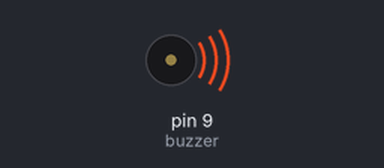
Recording of a sketch running on a simulated Arduino Uno, built with avr-gcc and run on an emulated ATmega328P. Shown: buzzer (waves = sounding).

Above: at 12.3 s.
At 35.2 s:
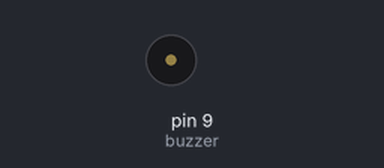
Timing chart, 0 to 36.7 s (numbered marks = the images above):
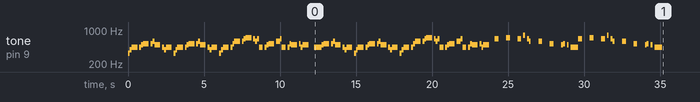

The sketch:

SONGBELL.ino
```cpp
const int buzzer = 9; //핀을 다른 PWM pin으로도 사용 할 수 있지만
                    //3 또는 11번은 tone 함수를 받을 수 없다.

const int songspeed = 1.5; //값을 2로 바꾸면 조금더 느린 버전으로 노래를 할 수 있다.
//*****************************************
#define NOTE_C4  262
#define NOTE_D4  294    //이렇게 Define하는 이유는 int나 float long double등으로 변수를 생성 할시
#define NOTE_E4  330    //메모리에 데이터가 저장되므로 데이터가 쓰인다. 하지만 Define은 뒤에 ';'가 붙지 않는다.
#define NOTE_F4  349    //상수는 메모리를 차지하지 않는다.
#define NOTE_G4  392
#define NOTE_A4  440
#define NOTE_B4  494
#define NOTE_C5  523
#define NOTE_D5  587
#define NOTE_E5  659
#define NOTE_F5  698
#define NOTE_G5  784
#define NOTE_A5  880
#define NOTE_B5  988
//*****************************************
int notes[] = {       //0은 reset하기 위한 것이다.
   NOTE_E4, NOTE_G4, NOTE_A4, NOTE_A4, 0,
   NOTE_A4, NOTE_B4, NOTE_C5, NOTE_C5, 0,
   NOTE_C5, NOTE_D5, NOTE_B4, NOTE_B4, 0,
   NOTE_A4, NOTE_G4, NOTE_A4, 0,

   NOTE_E4, NOTE_G4, NOTE_A4, NOTE_A4, 0,
   NOTE_A4, NOTE_B4, NOTE_C5, NOTE_C5, 0,
   NOTE_C5, NOTE_D5, NOTE_B4, NOTE_B4, 0,
   NOTE_A4, NOTE_G4, NOTE_A4, 0,

   NOTE_E4, NOTE_G4, NOTE_A4, NOTE_A4, 0,
   NOTE_A4, NOTE_C5, NOTE_D5, NOTE_D5, 0,
   NOTE_D5, NOTE_E5, NOTE_F5, NOTE_F5, 0,
   NOTE_E5, NOTE_D5, NOTE_E5, NOTE_A4, 0,

   NOTE_A4, NOTE_B4, NOTE_C5, NOTE_C5, 0,
   NOTE_D5, NOTE_E5, NOTE_A4, 0,
   NOTE_A4, NOTE_C5, NOTE_B4, NOTE_B4, 0,
   NOTE_C5, NOTE_A4, NOTE_B4, 0,

   NOTE_A4, NOTE_A4,
   //Repeat of first part
   NOTE_A4, NOTE_B4, NOTE_C5, NOTE_C5, 0,
   NOTE_C5, NOTE_D5, NOTE_B4, NOTE_B4, 0,
   NOTE_A4, NOTE_G4, NOTE_A4, 0,

   NOTE_E4, NOTE_G4, NOTE_A4, NOTE_A4, 0,
   NOTE_A4, NOTE_B4, NOTE_C5, NOTE_C5, 0,
   NOTE_C5, NOTE_D5, NOTE_B4, NOTE_B4, 0,
   NOTE_A4, NOTE_G4, NOTE_A4, 0,

   NOTE_E4, NOTE_G4, NOTE_A4, NOTE_A4, 0,
   NOTE_A4, NOTE_C5, NOTE_D5, NOTE_D5, 0,
   NOTE_D5, NOTE_E5, NOTE_F5, NOTE_F5, 0,
   NOTE_E5, NOTE_D5, NOTE_E5, NOTE_A4, 0,

   NOTE_A4, NOTE_B4, NOTE_C5, NOTE_C5, 0,
   NOTE_D5, NOTE_E5, NOTE_A4, 0,
   NOTE_A4, NOTE_C5, NOTE_B4, NOTE_B4, 0,
   NOTE_C5, NOTE_A4, NOTE_B4, 0,
   //End of Repeat

   NOTE_E5, 0, 0, NOTE_F5, 0, 0,
   NOTE_E5, NOTE_E5, 0, NOTE_G5, 0, NOTE_E5, NOTE_D5, 0, 0,
   NOTE_D5, 0, 0, NOTE_C5, 0, 0,
   NOTE_B4, NOTE_C5, 0, NOTE_B4, 0, NOTE_A4,

   NOTE_E5, 0, 0, NOTE_F5, 0, 0,
   NOTE_E5, NOTE_E5, 0, NOTE_G5, 0, NOTE_E5, NOTE_D5, 0, 0,
   NOTE_D5, 0, 0, NOTE_C5, 0, 0,
   NOTE_B4, NOTE_C5, 0, NOTE_B4, 0, NOTE_A4
};
//*****************************************
int duration[] = {
  125, 125, 250, 125, 125,
  125, 125, 250, 125, 125,
  125, 125, 250, 125, 125,
  125, 125, 375, 125,

  125, 125, 250, 125, 125,
  125, 125, 250, 125, 125,
  125, 125, 250, 125, 125,
  125, 125, 375, 125,

  125, 125, 250, 125, 125,
  125, 125, 250, 125, 125,
  125, 125, 250, 125, 125,
  125, 125, 125, 250, 125,

  125, 125, 250, 125, 125,
  250, 125, 250, 125,
  125, 125, 250, 125, 125,
  125, 125, 375, 375,

  250, 125,
  125, 125, 250, 125, 125,
  125, 125, 250, 125, 125,
  125, 125, 375, 125,

  125, 125, 250, 125, 125,
  125, 125, 250, 125, 125,
  125, 125, 250, 125, 125,
  125, 125, 375, 125,

  125, 125, 250, 125, 125,
  125, 125, 250, 125, 125,
  125, 125, 250, 125, 125,
  125, 125, 125, 250, 125,

  125, 125, 250, 125, 125,
  250, 125, 250, 125,
  125, 125, 250, 125, 125,
  125, 125, 375, 375,


  250, 125, 375, 250, 125, 375,
  125, 125, 125, 125, 125, 125, 125, 125, 375,
  250, 125, 375, 250, 125, 375,
  125, 125, 125, 125, 125, 500,

  250, 125, 375, 250, 125, 375,
  125, 125, 125, 125, 125, 125, 125, 125, 375,
  250, 125, 375, 250, 125, 375,
  125, 125, 125, 125, 125, 500
};

void setup() {
  for (int i=0;i<203;i++){              //총 노드 수는 203개다.
  int wait = duration[i] * songspeed;
  tone(buzzer,notes[i],wait);
  delay(wait);}                        //
}

void loop() {

}
```
